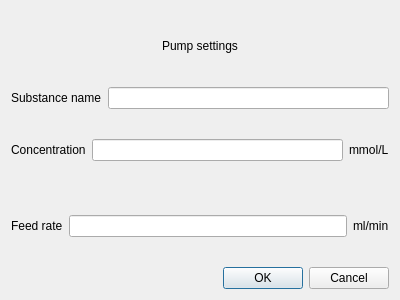
<?xml version="1.0" encoding="UTF-8"?>
<ui version="4.0">
 <class>pumpDialog</class>
 <widget class="QDialog" name="pumpDialog">
  <property name="geometry">
   <rect>
    <x>0</x>
    <y>0</y>
    <width>400</width>
    <height>300</height>
   </rect>
  </property>
  <property name="windowTitle">
   <string>Dialog</string>
  </property>
  <layout class="QVBoxLayout" name="verticalLayout">
   <item>
    <widget class="QLabel" name="label">
     <property name="text">
      <string>Pump settings</string>
     </property>
     <property name="textFormat">
      <enum>Qt::PlainText</enum>
     </property>
     <property name="alignment">
      <set>Qt::AlignCenter</set>
     </property>
    </widget>
   </item>
   <item>
    <layout class="QHBoxLayout" name="horizontalLayout">
     <item>
      <widget class="QLabel" name="label_2">
       <property name="text">
        <string>Substance name</string>
       </property>
      </widget>
     </item>
     <item>
      <widget class="QLineEdit" name="nameLineEdit"/>
     </item>
    </layout>
   </item>
   <item>
    <layout class="QHBoxLayout" name="horizontalLayout_2">
     <item>
      <widget class="QLabel" name="label_3">
       <property name="text">
        <string>Concentration</string>
       </property>
      </widget>
     </item>
     <item>
      <widget class="QLineEdit" name="concLineEdit"/>
     </item>
     <item>
      <widget class="QLabel" name="label_5">
       <property name="text">
        <string>mmol/L</string>
       </property>
      </widget>
     </item>
    </layout>
   </item>
   <item>
    <layout class="QHBoxLayout" name="horizontalLayout_3">
     <item>
      <widget class="QLabel" name="label_4">
       <property name="text">
        <string>Feed rate</string>
       </property>
      </widget>
     </item>
     <item>
      <widget class="QLineEdit" name="feedLineEdit"/>
     </item>
     <item>
      <widget class="QLabel" name="label_6">
       <property name="text">
        <string>ml/min</string>
       </property>
      </widget>
     </item>
    </layout>
   </item>
   <item>
    <layout class="QHBoxLayout" name="horizontalLayout_4">
     <item>
      <spacer name="horizontalSpacer">
       <property name="orientation">
        <enum>Qt::Horizontal</enum>
       </property>
       <property name="sizeHint" stdset="0">
        <size>
         <width>40</width>
         <height>20</height>
        </size>
       </property>
      </spacer>
     </item>
     <item>
      <widget class="QPushButton" name="okButton">
       <property name="text">
        <string>OK</string>
       </property>
      </widget>
     </item>
     <item>
      <widget class="QPushButton" name="cancelButton">
       <property name="text">
        <string>Cancel</string>
       </property>
      </widget>
     </item>
    </layout>
   </item>
  </layout>
 </widget>
 <resources/>
 <connections/>
</ui>
